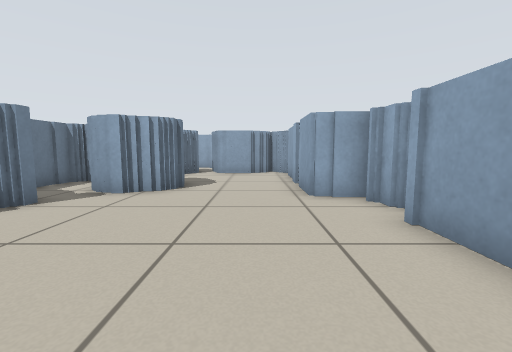
view 1 (above)

16 first-person views from a walk through a world built for the Player/Stage simulator. The camera is 0.57 m above the floor, tilts 6° down and sees 90° across. The lines on the ground mark 1 m squares. The floor is counted in squares, 0.5 m on a side. Each view is taken from the middle of a square. On the plan, view 1 faces up. The plan holds only what a view shows up to about 12 squares ahead; the rest is blank. The place goes on beyond the plan. The robots in the file are not drawn.

view 2
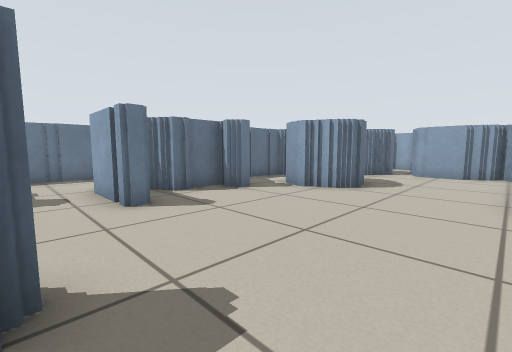

view 3
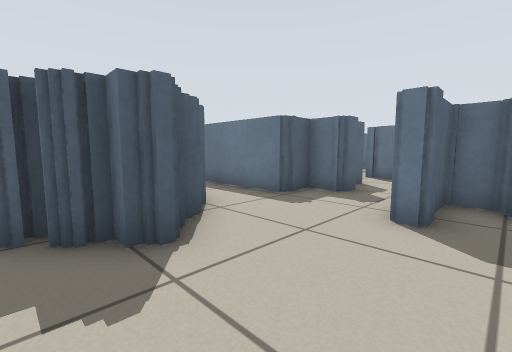

view 4
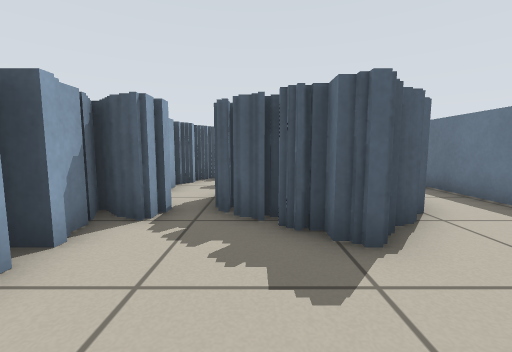

view 5
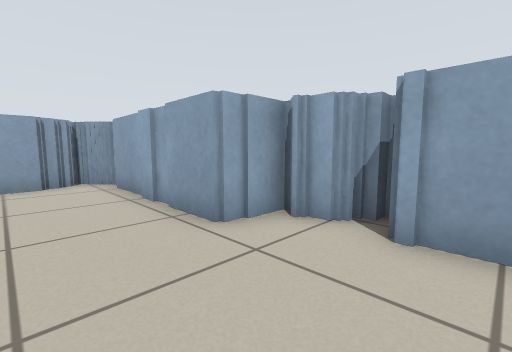

view 6
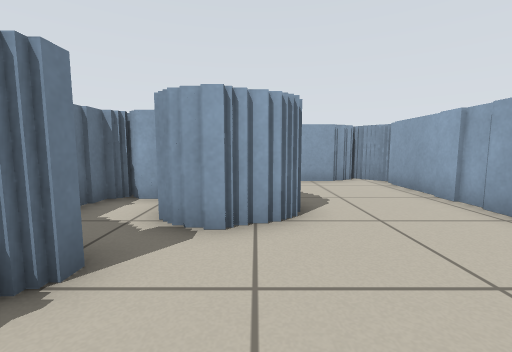

view 7
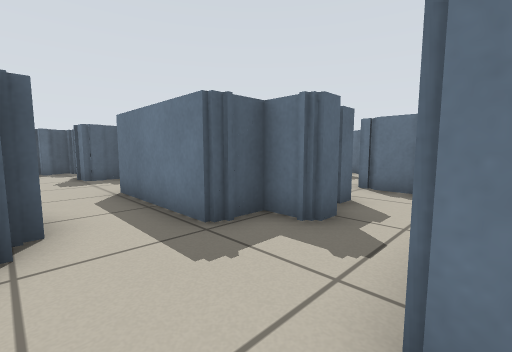

view 8
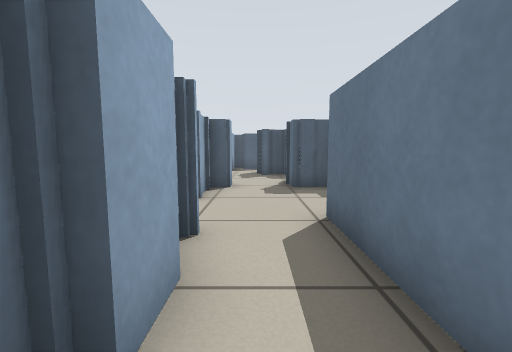

view 9
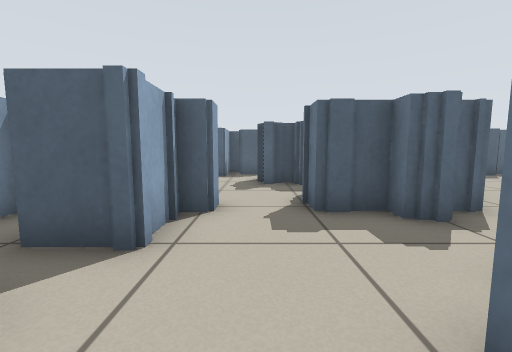

view 10
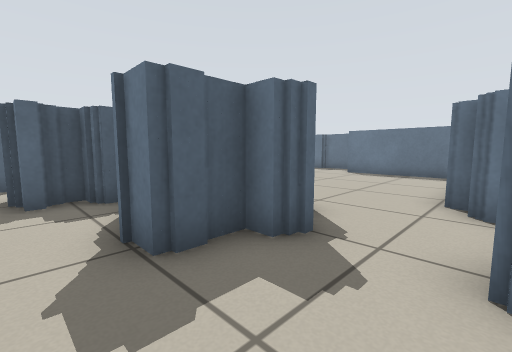

view 11
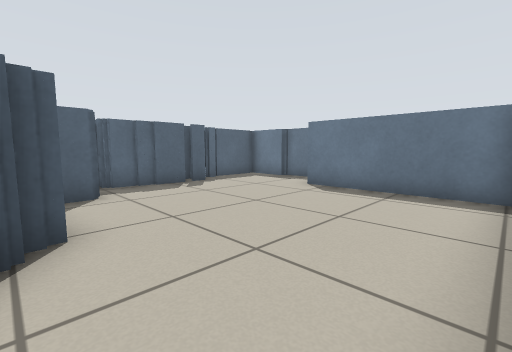

view 12
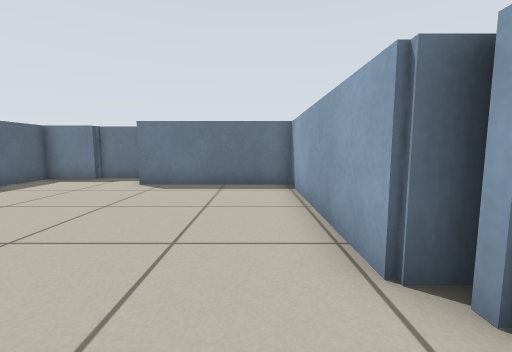

view 13
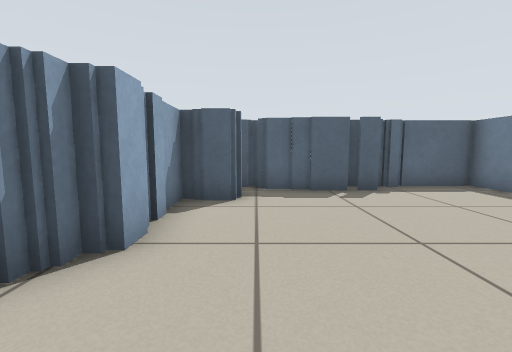

view 14
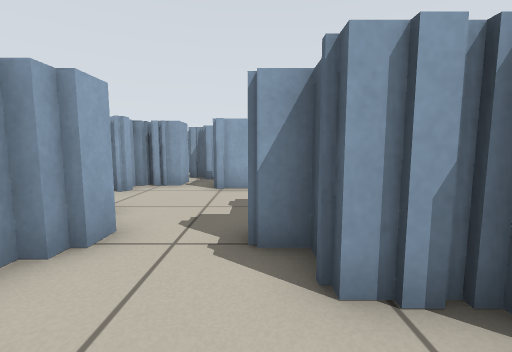

view 15
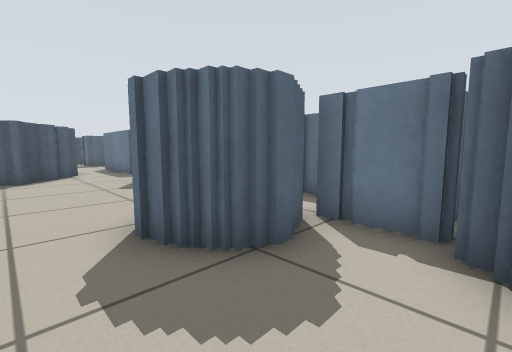

view 16
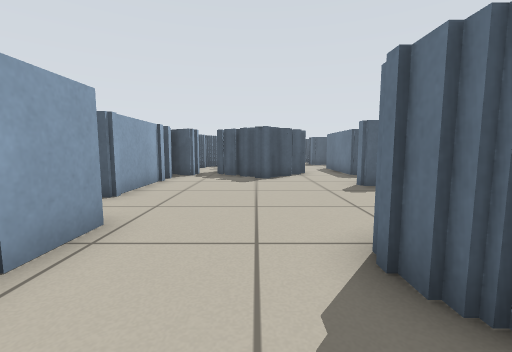

### Floor plan
Points are (right, up) in squares from view 1. A wall is a line through its corners. A room is listed if a view was taken in it or the views show most of it. See-through windows are left out.
Room 1 (views 1, 2, 3, 4, 5, 6, 7, 8, 9, 15, 16)
walls: (-3, 6.6) (-4.4, 6.6); (-2.5, 6.8) (-3.1, 6.8); (-4.8, 5.5) (-4.8, 4.9); (-4.9, 2.2) (-4.3, 2.2) (-4.3, 1.7) (-4.8, 1.7); (-4.9, 1.7) (-6.6, 1.7); (-5.6, 5) (-5.6, 3.3); (-1.6, 0.1) (-1, 0.1) (-1, -0.5) (-0.4, -0.5); (-2.3, 8.5) (-2.3, 7.1); (-6.4, 3) (-6.4, 2.2); (-2.5, -0.7) (-2, -0.7); (2.7, 4.8) (2.7, 5.5); (-3.1, 8.9) (-2.6, 8.9); (3.2, 4.4) (3.2, 4.8); (2.9, 6) (1.3, 6) (1.3, 11.4); (-3.8, 9.1) (-3, 9.1); (-0.5, -1.2) (0.5, -1.2); (2.4, 0.6) (2.4, 4.1); (-3.1, -1.5) (-2.5, -1.5); (-7.1, -0.1) (-6.4, -0.1) (-6.4, -1.2) (-5.2, -1.2) (-5.2, -5.2); (2.4, -0.9) (2.4, 0.1); (1.8, -1.5) (1.8, -1.2); (-4.8, 10.6) (-4.8, 8.6); (-3.3, -3.2) (-3.3, -2.1); (-0.1, 12.1) (-1.9, 12.1); (-3.1, -4.5) (-3.1, -4); (0.4, 12.3) (-0.1, 12.3); (-2.1, -5.5) (-2.1, -4.8)
ways out: opening at (-4, -5) to room 2; opening at (-7, 1)
Room 2 (view 10)
walls: (-6.4, -6.1) (-7.2, -6.1); (-7.1, -8) (-6.4, -8) (-6.4, -8.6) (-5.2, -8.6) (-5.2, -9.2); (-3.3, -9.2) (-3.3, -8.6); (-2.6, -8.6) (-2.6, -6.9); (-2.8, -4.5) (-3.1, -4.5)
ways out: opening at (-4, -5) to room 1; opening at (-7, -7) to room 3; opening at (-4, -10)
Room 3 (views 11, 12, 13, 14)
walls: (-9.5, -11.5) (-9.5, -10.7) (-8.9, -10.7) (-8.9, -10); (-9.5, -12.5) (-9.5, -12); (-10.6, -14.2) (-10.6, -13.6) (-9.6, -13.6); (-13.6, -15) (-11.9, -15); (-14.4, -15) (-13.8, -15); (-12, -15.2) (-11.1, -15.2); (-9.3, -13.9) (-9.3, -11.9); (-8.3, -9.9) (-8.3, -8.6) (-7.1, -8.6) (-7.1, -8); (-14.2, -15.8) (-13.8, -15.8); (-15.4, -15.6) (-14.9, -15.6); (-18, -12.5) (-18, -14.1); (-17.7, -14) (-17.7, -15.8) (-15.4, -15.8); (-10, -6.1) (-10, -6.9) (-16.1, -6.9) (-16.1, -11.8)
ways out: opening at (-7, -7) to room 2

Positions as (right, up) in squares from view 1, and headings:
1: (0, 0), facing up
2: (1, 0), facing up-left
3: (0, 3), facing down-left
4: (0, 3), facing down
5: (-1, 3), facing up-right
6: (-3, 3), facing up
7: (-3, 2), facing down-left
8: (-4, -1), facing down
9: (-4, -4), facing down
10: (-4, -6), facing down-left
11: (-9, -7), facing down-left
12: (-8, -8), facing left
13: (-11, -8), facing down
14: (-10, -8), facing right
15: (-1, 11), facing down-left
16: (-1, 10), facing down
